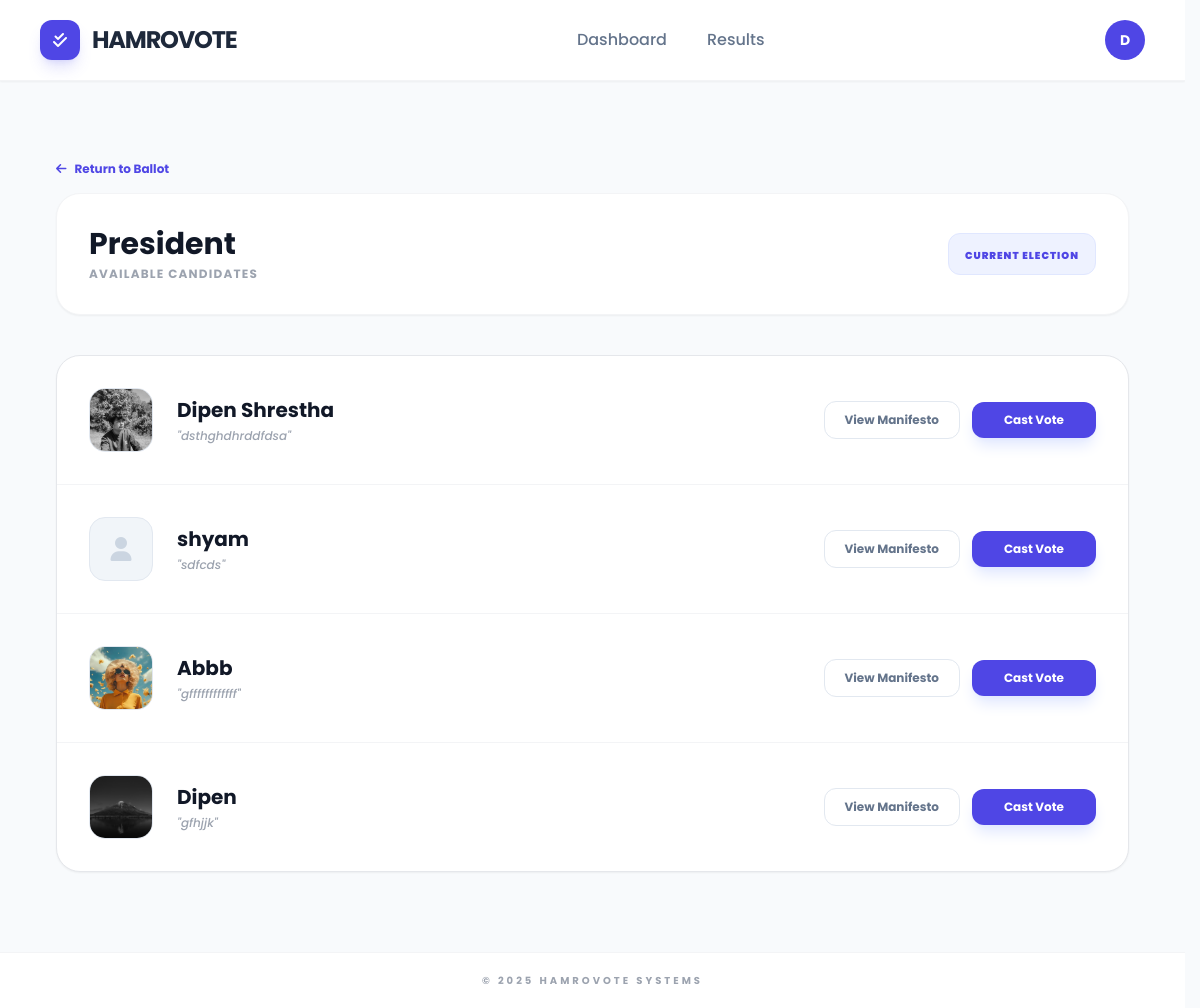
Before: /candidates/2/ (signed in) with the older database file.
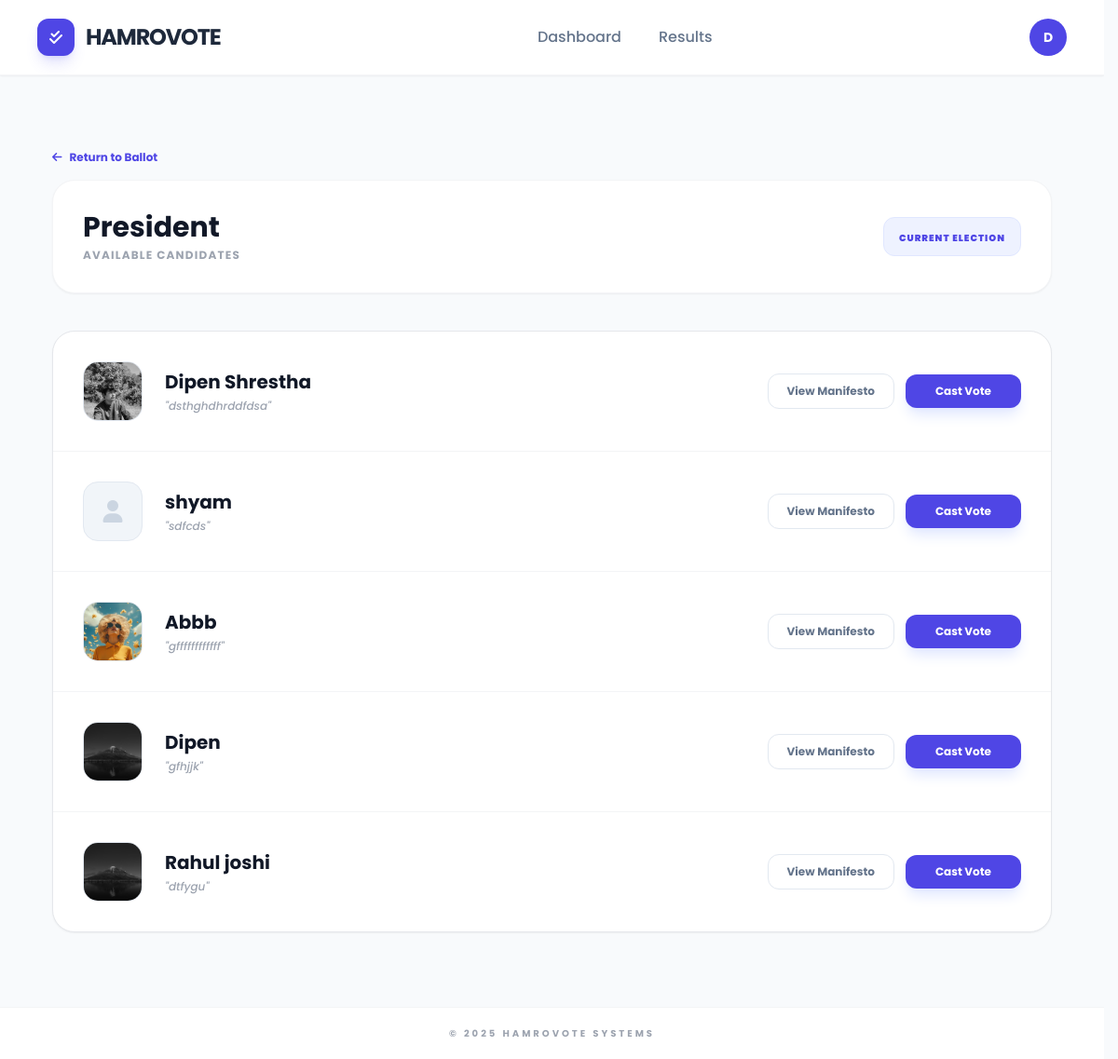
After: the same page with the newer database file.
### voter/models.py (models this page shows, shortened)
class Candidate(models.Model):
    position = models.ForeignKey(Position, on_delete=models.CASCADE, related_name='candidates')
    name = models.CharField(max_length=100)
    bio = models.TextField()
    manifesto = models.TextField()
    photo = models.ImageField(upload_to='candidates/', blank=True, null=True)
    is_active = models.BooleanField(default=True)
    created_at = models.DateTimeField(auto_now_add=True)

### voter/views.py (the view)
# urls.py: path('candidates/', views.manage_candidates, name='manage_candidates'),
@login_required
def candidates(request, position_id):
    position = get_object_or_404(Position, id=position_id)
    candidates_list = Candidate.objects.filter(position=position, is_active=True)
    return render(request, 'voter/candidates.html', {
        'position': position,
        'candidates': candidates_list
    })

### voter/templates/voter/candidates.html (shortened to what this page needs)
{% extends 'voter/base.html' %}
{% block content %}
<div class="max-w-6xl mx-auto py-10 px-4">
    <div class="mb-10">
        <a href="{% url 'voter:election_ballot' position.election.id %}" class="text-indigo-600 hover:text-indigo-800 text-xs font-bold flex items-center mb-4 transition">
            <i class="fas fa-arrow-left mr-2"></i> Return to Ballot
        </a>
        <div class="bg-white p-8 rounded-3xl border border-gray-100 shadow-sm flex flex-col md:flex-row justify-between items-center gap-4">
            <div>
                <h1 class="text-3xl font-bold text-gray-900">{{ position.title }}</h1>
                <p class="text-gray-400 text-xs font-bold uppercase tracking-widest mt-1">Available Candidates</p>
            </div>
            <div class="bg-indigo-50 px-4 py-2 rounded-xl border border-indigo-100">
                <span class="text-[10px] font-black text-indigo-600 uppercase tracking-widest">{{ position.election.title }}</span>
            </div>
        </div>
    </div>
    <div class="bg-white rounded-3xl border border-gray-200 overflow-hidden shadow-sm">
        <div class="divide-y divide-gray-100">
            {% for c in candidates %}
            <div class="flex flex-col md:flex-row md:items-center justify-between p-6 md:p-8 hover:bg-slate-50 transition group">
                <div class="flex items-center gap-6 mb-4 md:mb-0">
                    <div class="w-16 h-16 rounded-2xl bg-slate-100 overflow-hidden border border-slate-200">
                        {% if c.photo %}
                            <img src="{{ c.photo.url }}" class="w-full h-full object-cover">
                        {% else %}
                            <div class="w-full h-full flex items-center justify-center text-slate-300">
                                <i class="fas fa-user text-2xl"></i>
                            </div>
                        {% endif %}
                    </div>
                    <div>
                        <h3 class="text-xl font-bold text-gray-900 group-hover:text-indigo-600 transition-colors">{{ c.name }}</h3>
                        <p class="text-xs text-gray-400 font-medium italic mt-1 line-clamp-1">"{{ c.bio|truncatechars:60 }}"</p>
                    </div>
                </div>
                <div class="flex items-center gap-3">
                    <a href="{% url 'voter:candidate_detail' candidate_id=c.id %}"
                       class="px-5 py-2.5 rounded-xl border border-slate-200 text-slate-500 text-xs font-bold hover:bg-white hover:border-indigo-200 hover:text-indigo-600 transition-all">
                        View Manifesto
                    </a>
                    <a href="{% url 'voter:vote' candidate_id=c.id %}"
                       class="px-8 py-2.5 rounded-xl bg-indigo-600 text-white text-xs font-bold shadow-lg shadow-indigo-100 hover:bg-indigo-700 transition-all active:scale-95">
                        Cast Vote
                    </a>
                </div>
            </div>
            {% empty %}
            <div class="p-20 text-center">
                <p class="text-gray-400 italic text-sm">No candidates are registered for this category yet.</p>
            </div>
            {% endfor %}
        </div>
    </div>
</div>
{% endblock %}

Changed rows visible on the page:
added Candidate: photo (picture), name "Rahul joshi", bio "dtfygu"
